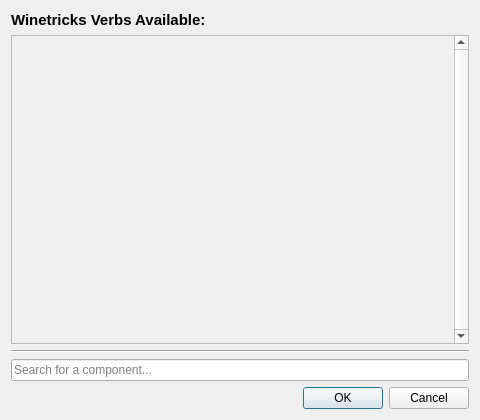
<?xml version="1.0" encoding="UTF-8"?>
<ui version="4.0">
 <class>NeroTricksWindow</class>
 <widget class="QDialog" name="NeroTricksWindow">
  <property name="windowModality">
   <enum>Qt::WindowModality::ApplicationModal</enum>
  </property>
  <property name="geometry">
   <rect>
    <x>0</x>
    <y>0</y>
    <width>480</width>
    <height>420</height>
   </rect>
  </property>
  <property name="windowTitle">
   <string>Winetricks Verb Selector</string>
  </property>
  <property name="modal">
   <bool>true</bool>
  </property>
  <layout class="QVBoxLayout" name="verticalLayout">
   <item>
    <widget class="QLabel" name="header">
     <property name="font">
      <font>
       <pointsize>11</pointsize>
       <bold>true</bold>
      </font>
     </property>
     <property name="frameShape">
      <enum>QFrame::Shape::NoFrame</enum>
     </property>
     <property name="text">
      <string>Winetricks Verbs Available:</string>
     </property>
    </widget>
   </item>
   <item>
    <widget class="QScrollArea" name="scrollArea">
     <property name="verticalScrollBarPolicy">
      <enum>Qt::ScrollBarPolicy::ScrollBarAlwaysOn</enum>
     </property>
     <property name="horizontalScrollBarPolicy">
      <enum>Qt::ScrollBarPolicy::ScrollBarAlwaysOff</enum>
     </property>
     <property name="widgetResizable">
      <bool>true</bool>
     </property>
     <property name="alignment">
      <set>Qt::AlignmentFlag::AlignLeading|Qt::AlignmentFlag::AlignLeft|Qt::AlignmentFlag::AlignTop</set>
     </property>
     <widget class="QWidget" name="scrollAreaContents">
      <property name="geometry">
       <rect>
        <x>0</x>
        <y>0</y>
        <width>446</width>
        <height>308</height>
       </rect>
      </property>
      <layout class="QVBoxLayout" name="verticalLayout_2">
       <item>
        <layout class="QGridLayout" name="verbsList"/>
       </item>
      </layout>
     </widget>
    </widget>
   </item>
   <item>
    <widget class="Line" name="line">
     <property name="orientation">
      <enum>Qt::Orientation::Horizontal</enum>
     </property>
    </widget>
   </item>
   <item>
    <widget class="QLineEdit" name="searchBox">
     <property name="placeholderText">
      <string>Search for a component...</string>
     </property>
    </widget>
   </item>
   <item>
    <widget class="QDialogButtonBox" name="buttonBox">
     <property name="orientation">
      <enum>Qt::Orientation::Horizontal</enum>
     </property>
     <property name="standardButtons">
      <set>QDialogButtonBox::StandardButton::Cancel|QDialogButtonBox::StandardButton::Ok</set>
     </property>
    </widget>
   </item>
  </layout>
 </widget>
 <resources/>
 <connections>
  <connection>
   <sender>buttonBox</sender>
   <signal>accepted()</signal>
   <receiver>NeroTricksWindow</receiver>
   <slot>accept()</slot>
   <hints>
    <hint type="sourcelabel">
     <x>248</x>
     <y>254</y>
    </hint>
    <hint type="destinationlabel">
     <x>157</x>
     <y>274</y>
    </hint>
   </hints>
  </connection>
  <connection>
   <sender>buttonBox</sender>
   <signal>rejected()</signal>
   <receiver>NeroTricksWindow</receiver>
   <slot>reject()</slot>
   <hints>
    <hint type="sourcelabel">
     <x>316</x>
     <y>260</y>
    </hint>
    <hint type="destinationlabel">
     <x>286</x>
     <y>274</y>
    </hint>
   </hints>
  </connection>
 </connections>
</ui>
